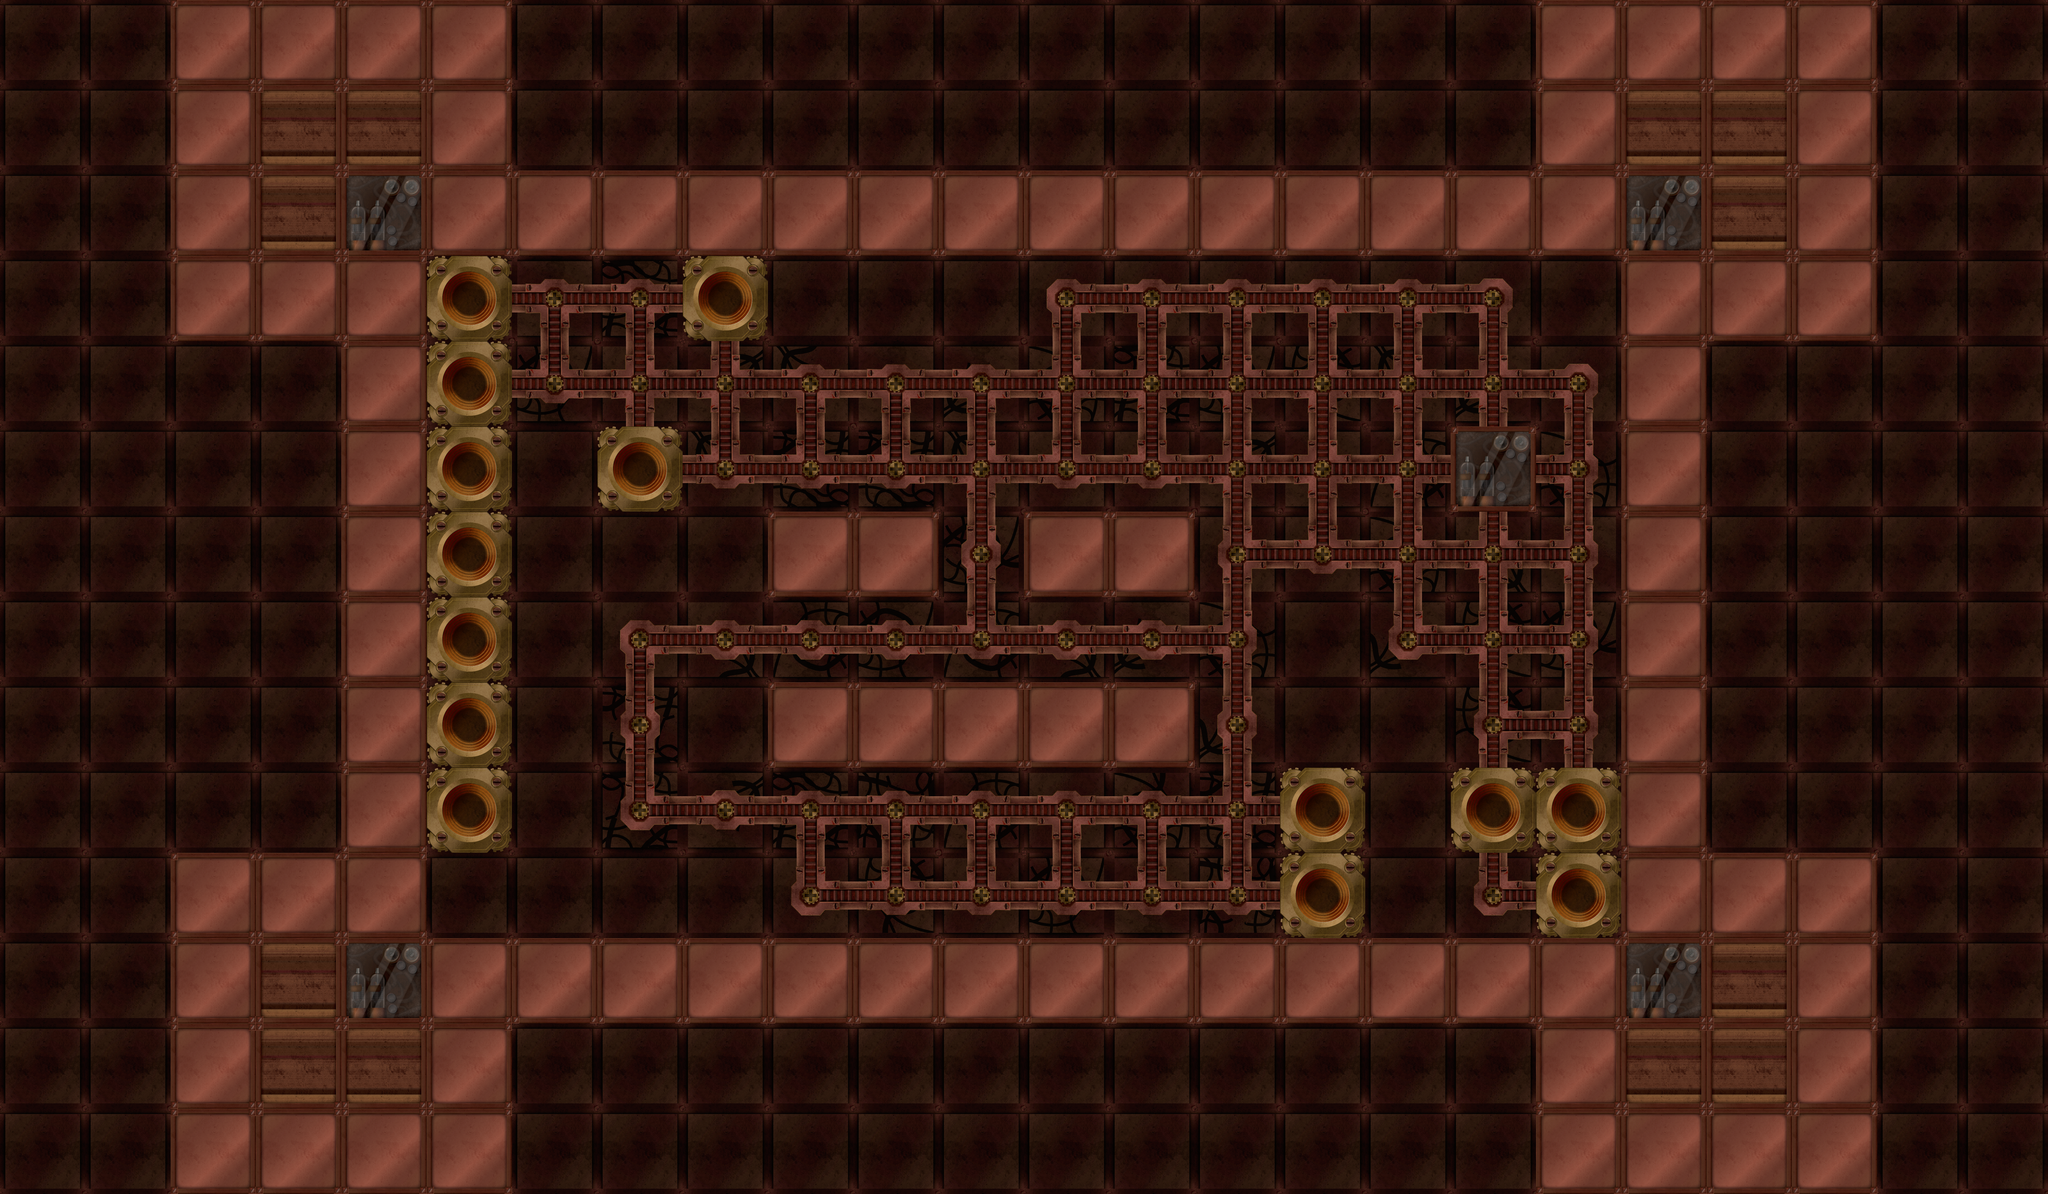

Rendered tile map (Tiled .tmx) drawn with the repository's tilesets; below, a short description and the map source with its tile grids summarised:
An orthogonal 24x14 tile map with 256x256 px tiles, 2 tile layers (Background, Room) and 21 objects (14x Block, 5x Light, Player).

<map version="1.0" orientation="orthogonal" width="24" height="14" tilewidth="256" tileheight="256">
 <tileset firstgid="1" name="Ladu" tilewidth="256" tileheight="256">
  <image source="tiles.png" width="1280" height="1024" />
  <tile id="9">
   <properties>
    <property name="Goal" value="1" />
   </properties>
  </tile>
  <tile id="10">
   <properties>
    <property name="Obstacle" value="1" />
   </properties>
  </tile>
  <tile id="11">
   <properties>
    <property name="Obstacle" value="1" />
   </properties>
  </tile>
  <tile id="12">
   <properties>
    <property name="Obstacle" value="1" />
   </properties>
  </tile>
  <tile id="19">
   <properties>
    <property name="Obstacle" value="1" />
   </properties>
  </tile>
 </tileset>
 <layer name="Background" width="24" height="14">
  <data>[336 cells, 336 non-empty, 4 distinct tile ids]</data>
 </layer>
 <layer name="Room" width="24" height="14">
  <data>[336 cells, 208 non-empty, 9 distinct tile ids]</data>
 </layer>
 <objectgroup name="Objects" width="24" height="14">
  <object type="Player" gid="16" x="4352" y="2816" />
  <object type="Block" gid="14" x="2048" y="1536" />
  <object type="Light" x="3154" y="1626" width="94" height="102">
   <properties>
    <property name="Color" value="1.00, 0.95, 0.34, 0.9" />
    <property name="Falloff" value="0.2, 0.8, 16" />
    <property name="Z" value="0.2" />
   </properties>
  </object>
  <object x="2698" y="1535" width="58" />
  <object type="Light" x="4672" y="847" width="94" height="102">
   <properties>
    <property name="Color" value="0.15, 0.00, 0.26, 0.9" />
    <property name="Falloff" value="0.2, 0.8, 16" />
    <property name="Z" value="0.2" />
   </properties>
  </object>
  <object type="Block" gid="14" x="2048" y="1280" />
  <object type="Block" gid="14" x="2560" y="1536" />
  <object type="Block" gid="14" x="3072" y="1536" />
  <object type="Block" gid="14" x="2816" y="1792" />
  <object type="Block" gid="14" x="2816" y="2048" />
  <object type="Block" gid="14" x="2816" y="2560" />
  <object type="Block" gid="14" x="3328" y="2560" />
  <object type="Block" gid="14" x="4096" y="1536" />
  <object type="Block" gid="14" x="3840" y="1536" />
  <object type="Block" gid="14" x="3584" y="1280" />
  <object type="Block" gid="14" x="4352" y="1280" />
  <object type="Block" gid="14" x="4096" y="1792" />
  <object type="Block" gid="14" x="4352" y="2048" />
  <object type="Light" x="1373" y="2641" width="94" height="102">
   <properties>
    <property name="Color" value="0.15, 0.00, 0.26, 0.9" />
    <property name="Falloff" value="0.2, 0.8, 16" />
    <property name="Z" value="0.2" />
   </properties>
  </object>
  <object type="Light" x="1361" y="845" width="94" height="102">
   <properties>
    <property name="Color" value="0.15, 0.00, 0.26, 0.9" />
    <property name="Falloff" value="0.2, 0.8, 16" />
    <property name="Z" value="0.2" />
   </properties>
  </object>
  <object type="Light" x="4681" y="2649" width="94" height="102">
   <properties>
    <property name="Color" value="0.15, 0.00, 0.26, 0.9" />
    <property name="Falloff" value="0.2, 0.8, 16" />
    <property name="Z" value="0.2" />
   </properties>
  </object>
 </objectgroup>
</map>
